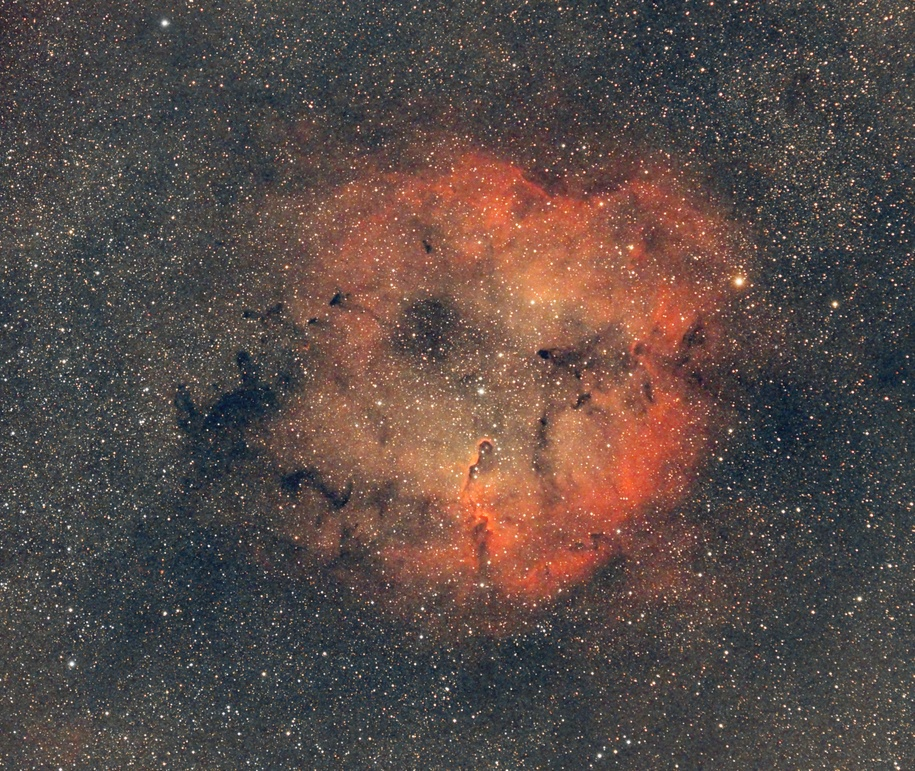
#> input picture gradient/Elephants_Trunk_Combined.jpg, 915 x 771 px, shrunk from 2262 x 1908 before the run
$ python test_speed_python.py
#> lines starting #> are read from the running program, lines starting #| are printed output that depends on the picture
import numpy as np
import cv2
import time


def seach_points(image_gray: np.ndarray, threshold: int = 128, num_columns: int = 70):
    """Seach points without stars on the loaded image
    Args:
        image_gray (np.ndarray): loaded gray image
        treshold (int): gamma max of the points searched (default: 128)
        num_columns (int): number of colmuns to look as extremity of image (default: 70)
    """

    # Impossible to annote, height and width are integers
    height, width = image_gray.shape[:2]

    # Find the point without stars on the left side of the grayscale image
    left_x: int = next(
        (
            x
            for x in range(num_columns)
            for y in range(height)
            if np.any(image_gray[y, x] <= threshold)
        ),
        None,
    )

    # Find the point without stars at the 1/3 of the grayscale image
    one_third_x: int = width // 3
    one_third_y: int = next(
        (y for y in range(height) if np.any(image_gray[y, one_third_x] <= threshold)),
        None,
    )

    # Find the point without stars at the 2/3 of the grayscale image
    two_thirds_x: int = 2 * (width // 3)
    two_thirds_y: int = next(
        (y for y in range(height) if np.any(image_gray[y, two_thirds_x] <= threshold)),
        None,
    )

    # Find the point without stars on the right side of the grayscale image
    right_x: int = next(
        (
            x
            for x in range(width - 1, width - num_columns - 1, -1)
            for y in range(height)
            if np.any(image_gray[y, x] <= threshold)
        ),
        None,
    )

    return left_x, one_third_x, one_third_y, two_thirds_x, two_thirds_y, right_x


def generate_linear_gradient(
    image_color: np.ndarray,
    left_x: int,
    one_third_x: int,
    one_third_y: int,
    two_thirds_x: int,
    two_thirds_y: int,
    right_x: int,
) -> np.ndarray:
    """
    Generate linear gradient in the color image based on color points
    Args:
        image_color (np.ndarray): Color image for gradient generation
        left_x (int): X-coordinate of the left boundary for gradient interpolation
        one_third_x (int): X-coordinate of the 1/3 boundary for gradient interpolation
        one_third_y (int): Y-coordinate common to the 1/3 boundary for gradient interpolation
        two_thirds_x (int): X-coordinate of the 2/3 boundary for gradient interpolation
        two_thirds_y (int): Y-coordinate common to the 2/3 boundary for gradient interpolation
        right_x (int): X-coordinate of the right boundary for gradient interpolation

    Returns:
        np.ndarray: The linear gradient generated
    """

    color_pixel_left: np.ndarray = image_color[0, left_x]
    color_pixel_one_third: np.ndarray = image_color[one_third_y, one_third_x]
    color_pixel_two_thirds: np.ndarray = image_color[two_thirds_y, two_thirds_x]
    color_pixel_right: np.ndarray = image_color[0, right_x]

    # Generate a horizontal linear gradient using the four color points
    gradient_linear: np.ndarray = np.zeros_like(image_color)

    # Calculate the ratios for the three segments
    ratio_left: np.ndarray = np.linspace(0, 1, one_third_x - left_x, endpoint=False)
    ratio_middle: np.ndarray = np.linspace(
        0, 1, two_thirds_x - one_third_x, endpoint=False
    )
    ratio_right: np.ndarray = np.linspace(0, 1, right_x - two_thirds_x + 1)

    # Interpolate colors using the ratios
    gradient_linear[:, :one_third_x] = (1 - ratio_left)[
        :, np.newaxis
    ] * color_pixel_left + ratio_left[:, np.newaxis] * color_pixel_one_third
    gradient_linear[:, one_third_x:two_thirds_x] = (1 - ratio_middle)[
        :, np.newaxis
    ] * color_pixel_one_third + ratio_middle[:, np.newaxis] * color_pixel_two_thirds
    gradient_linear[:, two_thirds_x : right_x + 1] = (1 - ratio_right)[
        :, np.newaxis
    ] * color_pixel_two_thirds + ratio_right[:, np.newaxis] * color_pixel_right

    return gradient_linear


if __name__ == "__main__":
    print("Test for 100 gradient generation: ")

    image_color = cv2.imread(
        "gradient/Elephants_Trunk_Combined.jpg", cv2.IMREAD_COLOR
    ).astype(np.float64)
    image_gray = cv2.imread(
        "gradient/Elephants_Trunk_Combined.jpg", cv2.IMREAD_GRAYSCALE
    ).astype(np.float64)
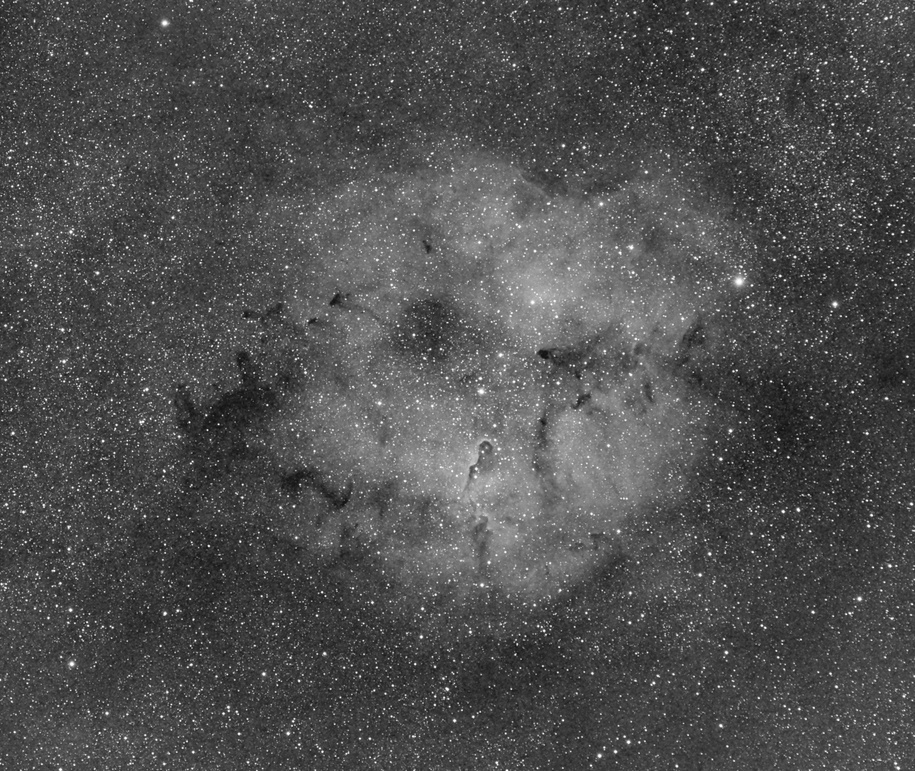
#> image_gray: shape (771, 915) float64; min 15, max 255, mean 78.4

    start_time = time.time()

    for _ in range(100):
        (
            left_x,
            one_third_x,
            one_third_y,
            two_thirds_x,
            two_thirds_y,
            right_x,
        ) = seach_points(image_gray)

        gradient_linear = generate_linear_gradient(
            image_color,
            left_x,
            one_third_x,
            one_third_y,
            two_thirds_x,
            two_thirds_y,
            right_x,
        )
#> this loop made 100 passes
#> pass 1, `gradient_linear = generate_linear_gradient( image_color, left_x, one_t..`:
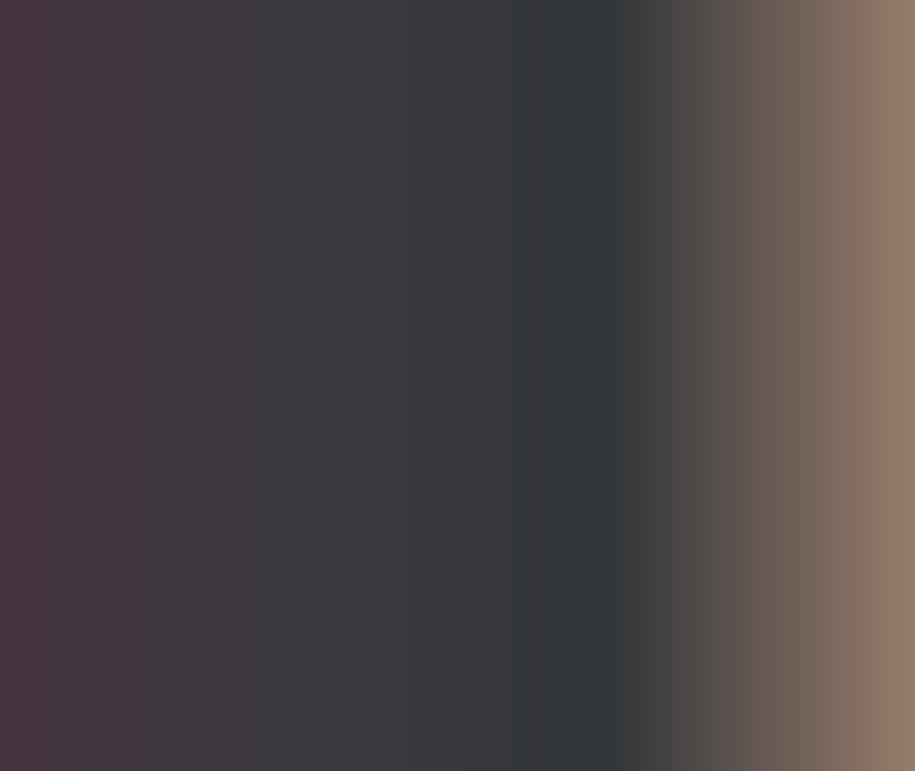
#> gradient_linear: shape (771, 915, 3) float64; mean B, G, R 68, 66.5, 72.7

    end_time = time.time()

    elapsed_time = end_time - start_time
    print(f"Elapsed time for 100 gradient generations: {elapsed_time} seconds")

$ run again, with gradient/MergeMosaic.jpg copied over gradient/Elephants_Trunk_Combined.jpg
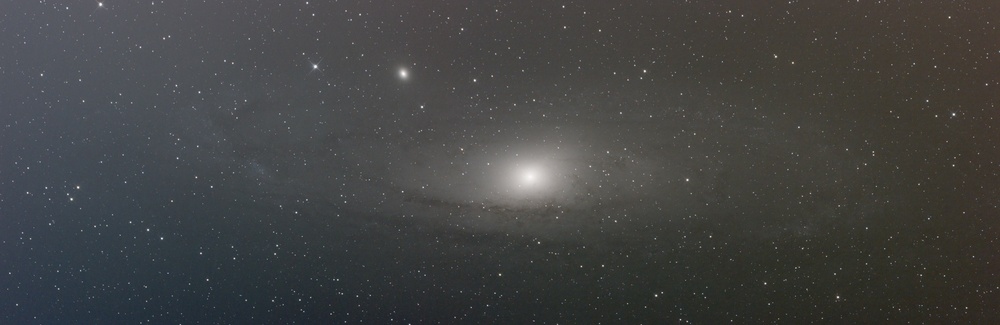
#> input picture gradient/MergeMosaic.jpg, 1000 x 325 px, shrunk from 9182 x 2983 before the run
#> the loop `for _ in range(100):` made 100 passes
#> pass 1, `gradient_linear = generate_linear_gradient( image_color, left_x, one_t..`:
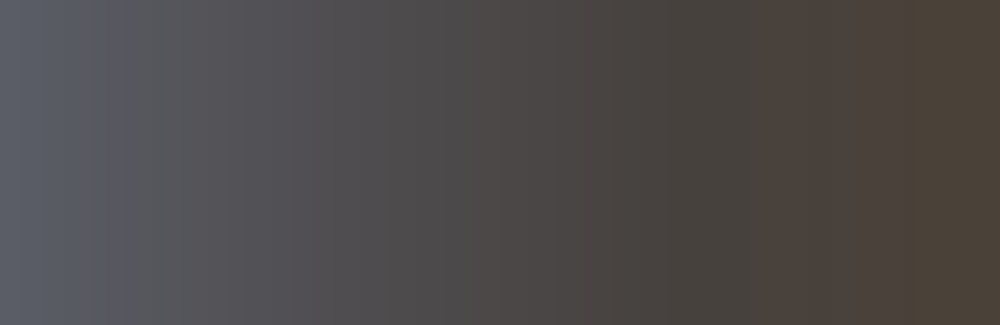
#> gradient_linear: shape (325, 1000, 3) float64; mean B, G, R 74.5, 74.5, 78

$ run again, with gradient/image0.jpg copied over gradient/Elephants_Trunk_Combined.jpg
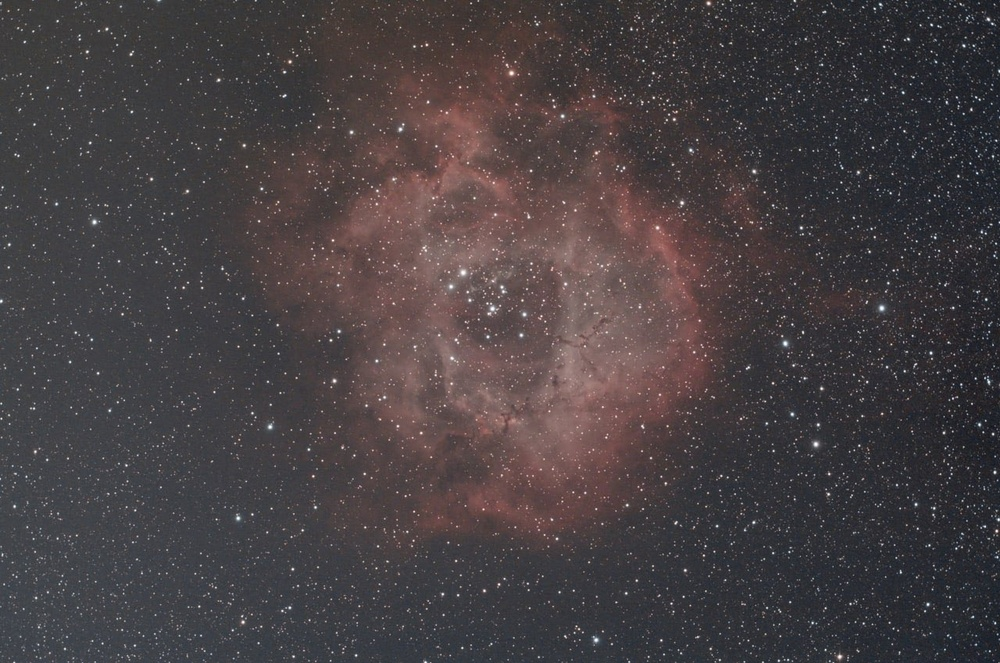
#> input picture gradient/image0.jpg, 1000 x 663 px, shrunk from 1280 x 849 before the run
#> `image_gray = cv2.imread( "gradient/Elephants_Trunk_Combined.jpg", cv2...`:
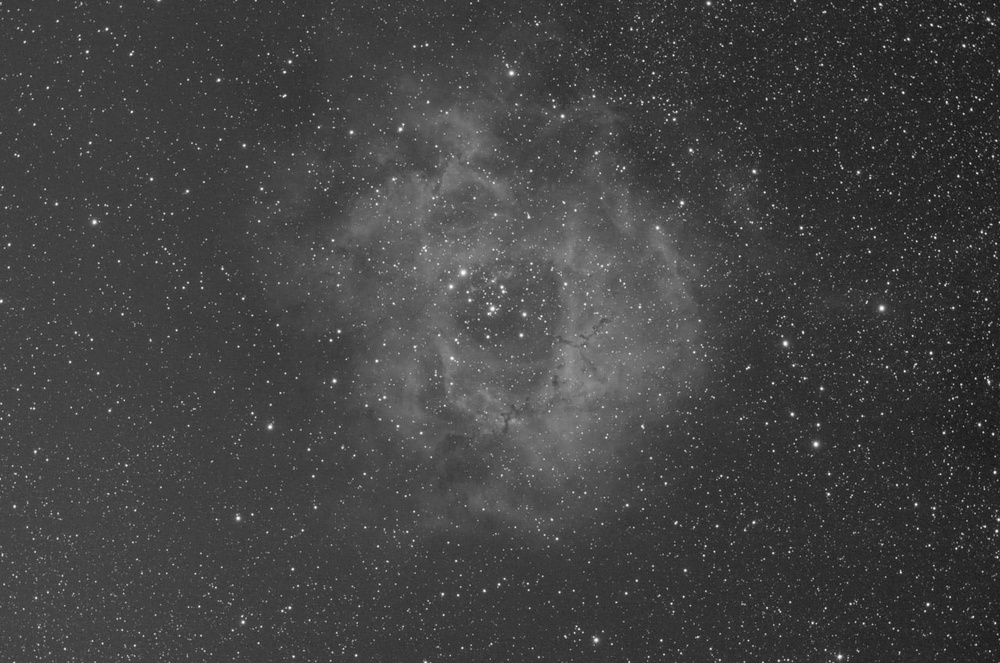
#> image_gray: shape (663, 1000) float64; min 18, max 255, mean 66.4
#> the loop `for _ in range(100):` made 100 passes
#> pass 1, `gradient_linear = generate_linear_gradient( image_color, left_x, one_t..`:
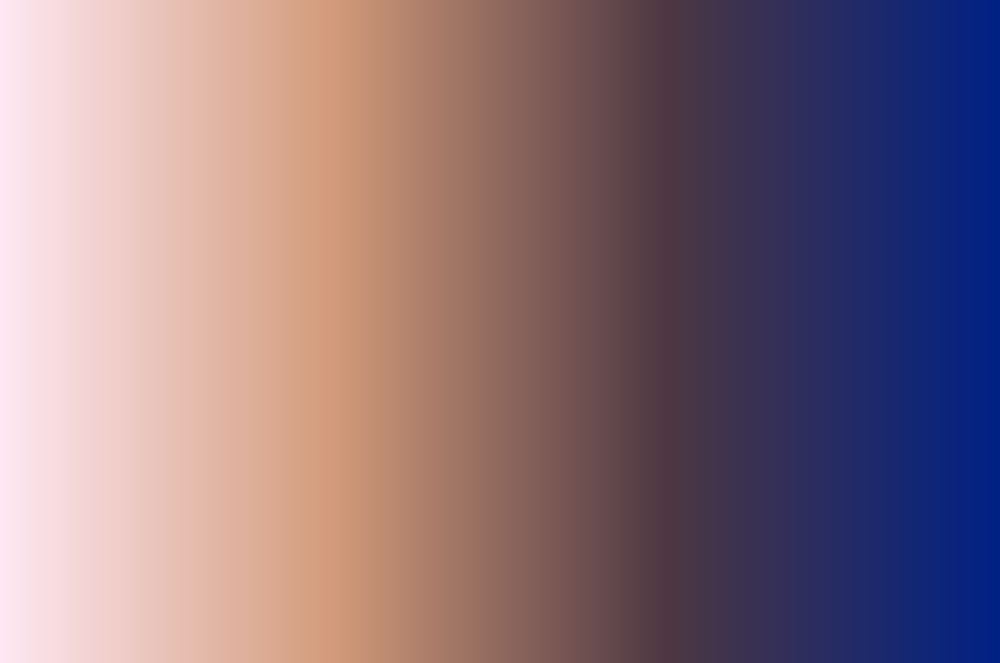
#> gradient_linear: shape (663, 1000, 3) float64; mean B, G, R 51.3, 50.3, 52.5; drawn with min black and max white
